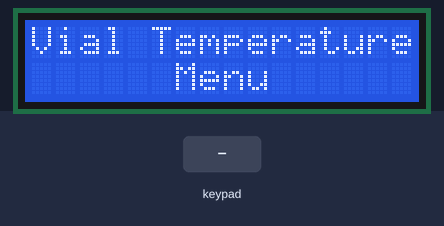
The sketch below on a simulated Arduino Uno, built with avr-gcc and run on an emulated ATmega328P. Parts: 16×2 character LCD. Inputs (shaded band) come from the test bench.

Above: at 0.1 s.
At 2.2 s:
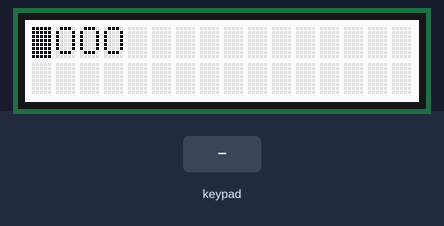
2.3 s: key 'S' pressed
At 3.2 s:
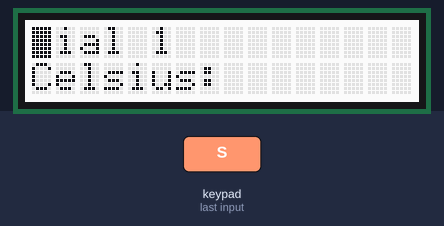
Timing chart, 0 to 5.3 s (numbered marks = the images above; inputs shaded):
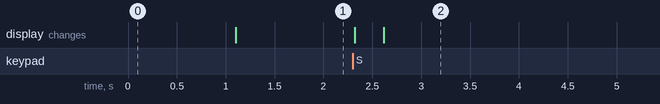

The sketch:

LCD_menu_nov8.ino
```cpp
/*******************************************************************
* November 2015
* LCD shield with menu screen
* No temperature reading
* Nuss Visatemongkolchai
*******************************************************************/
#include <Wire.h>
#include <Adafruit_RGBLCDShield.h>
#include <Adafruit_MCP23017.h>
#include <LiquidCrystal.h>
#include <OneWire.h>
#include <DallasTemperature.h>

// Initialize the LCD.
Adafruit_RGBLCDShield lcd = Adafruit_RGBLCDShield();
// Define the backlight colors.
#define RED 0x1
#define YELLOW 0x3
#define GREEN 0x2
#define TEAL 0x6
#define BLUE 0x4
#define VIOLET 0x5
#define WHITE 0x7

// Define the menu's maximum size.
const byte menuHeight = 2;
const byte menuWidth = 64;

// Define the screen's maximum size.
const byte screenHeight = 2;
const byte screenWidth = 16;

// Define the cursor's position.
byte xPos = 0;
byte yPos = 0;

// Define the current screen being displayed.
// The proper way to handle this is with a stack of states.
byte screenNumber = 0;

//For temperature readings
#define numVials 4
byte alert[numVials] = {0}; //0 for normal, 1 for warning

// Set up the LCD, print the title and display the main menu.
void setup() {
  initializeLCD();
  displayMenu();
  Serial.begin(9600);
}

// Display the main menu and read button inputs.
void loop() {
  // Display the cursor in its current position.
  lcd.setCursor(xPos, yPos);
  // Read inputs from the LCD's buttons.
  byte buttons = lcd.readButtons();
  if (buttons & BUTTON_UP)
    pressUp();
  if (buttons & BUTTON_DOWN)
    pressDown();
  if (buttons & BUTTON_LEFT)
    pressLeft();
  if (buttons & BUTTON_RIGHT)
    pressRight();
  if (buttons & BUTTON_SELECT){
    pressSelect(xPos + yPos);
  }
}

// Set up the LCD screen.
void initializeLCD() {
  // Start the LCD screen with 2 rows and 64 columns.
  lcd.begin(screenWidth, screenHeight);
  // Print menu.
  lcd.setCursor(0, 0);
  lcd.print("Vial Temperature");
  lcd.setCursor(6, 1);
  lcd.print("Menu");
  delay(1000);

//  lcd.clear();
//  lcd.setCursor(0, 0);
//  lcd.print("O: sample safe");
//  lcd.setCursor(0, 1);
//  lcd.print("X: sample unsafe");
//  delay(2500);
//
//  lcd.clear();
//  lcd.setCursor(0, 0);
//  lcd.print("Press select to");
//  lcd.setCursor(0, 1);
//  lcd.print("view");
//  delay(1500);

  lcd.setBacklight(WHITE);
  lcd.clear();
}

// Display the main menu.
void displayMenu() {
  // Display the main menu items.
  lcd.clear();
  screenNumber = 1;

byte a = 0;
byte b = 0;

  for (int k = 0; k < numVials; k++) {
        lcd.setCursor(a, b);
        if(alert[k] == 0) lcd.print("O");
        else lcd.print("X");
        a++;
        if(a==screenWidth) {
          a == 0;
          b++;
        }
    }

  // Display the cursor and set it to blink.
  lcd.setCursor(xPos, yPos);
  lcd.cursor();
  lcd.blink();
}

void tempScreen(byte b) {
  screenNumber = 2;
  lcd.clear();
  lcd.setCursor(0, 0);

  String num = String(b + 1);
  lcd.print("Vial " + num);

  lcd.setCursor(0, 1);
  lcd.print("Celsius:");

}

// Perform the action associated with pressing up.
void pressUp() {
  switch (screenNumber){
    case 1: if (yPos > 0) {
      yPos--;
      delay(200);
    }
  }
}

// Perform the action associated with pressing down.
void pressDown() {
  switch (screenNumber) {
    case 1: if (yPos == 0) {
      yPos++;
      delay(200);
    }
  }
}

// Perform the action associated with pressing left.
void pressLeft() {
  switch (screenNumber) {
    case 1: if (xPos == 0) {
      xPos = numVials - 1;
      delay(200);
      break;
      }

      if (xPos > 0) {
      xPos--;
      delay(200);
      break;
      }
    }
}

// Perform the action associated with pressing right.
void pressRight() {
  switch (screenNumber) {
    case 1: if (xPos >= numVials - 1) {
      xPos = 0;
      delay(200);
      break;
      }

      if (xPos < numVials - 1) {
      xPos++;
      delay(200);
      break;
      }
    }
}


// Perform the action associated with pressing select.
void pressSelect(byte b) {
  switch (screenNumber) {
    case 1: {
      tempScreen(b);
      delay(200);
      break;
    }
    case 2: {
      Serial.println(screenNumber);
      Serial.println("Display menu being called");
      displayMenu();
      delay(200);
      break;
    }
}

}
```

Measured:
- after the input at 2.3 s, the display: first changes at once (image 2 shows a later state)
